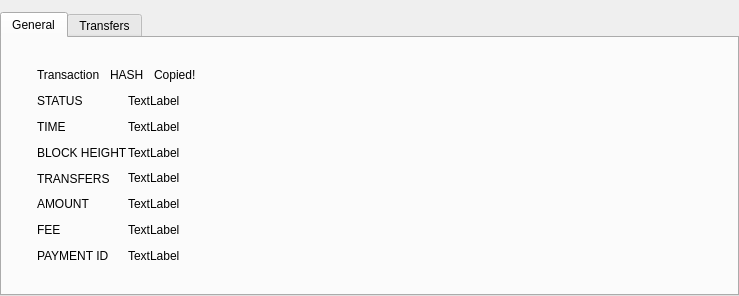
<?xml version="1.0" encoding="UTF-8"?>
<ui version="4.0">
 <class>TransactionDetailsDialog</class>
 <widget class="QDialog" name="TransactionDetailsDialog">
  <property name="geometry">
   <rect>
    <x>0</x>
    <y>0</y>
    <width>739</width>
    <height>296</height>
   </rect>
  </property>
  <property name="sizePolicy">
   <sizepolicy hsizetype="Fixed" vsizetype="Fixed">
    <horstretch>0</horstretch>
    <verstretch>0</verstretch>
   </sizepolicy>
  </property>
  <property name="minimumSize">
   <size>
    <width>0</width>
    <height>0</height>
   </size>
  </property>
  <property name="maximumSize">
   <size>
    <width>16777215</width>
    <height>16777215</height>
   </size>
  </property>
  <property name="windowTitle">
   <string>Transaction details</string>
  </property>
  <layout class="QVBoxLayout" name="verticalLayout_2">
   <property name="leftMargin">
    <number>0</number>
   </property>
   <property name="topMargin">
    <number>12</number>
   </property>
   <property name="rightMargin">
    <number>0</number>
   </property>
   <property name="bottomMargin">
    <number>0</number>
   </property>
   <item>
    <widget class="QTabWidget" name="m_transactionDetailsTabBar">
     <property name="currentIndex">
      <number>0</number>
     </property>
     <widget class="QWidget" name="m_transactionTab">
      <attribute name="title">
       <string>General</string>
      </attribute>
      <layout class="QVBoxLayout" name="verticalLayout" stretch="0,1">
       <property name="leftMargin">
        <number>35</number>
       </property>
       <property name="topMargin">
        <number>30</number>
       </property>
       <property name="rightMargin">
        <number>25</number>
       </property>
       <property name="bottomMargin">
        <number>25</number>
       </property>
       <item>
        <layout class="QHBoxLayout" name="horizontalLayout_2" stretch="0,0,1">
         <property name="spacing">
          <number>10</number>
         </property>
         <item>
          <widget class="WalletGui::WalletLargeBlackTextLabel" name="m_textLabel">
           <property name="text">
            <string>Transaction</string>
           </property>
           <property name="indent">
            <number>0</number>
           </property>
          </widget>
         </item>
         <item>
          <widget class="WalletGui::WalletLargeBlackTextLabel" name="m_hashLabel">
           <property name="cursor">
            <cursorShape>PointingHandCursor</cursorShape>
           </property>
           <property name="toolTip">
            <string>Click to copy</string>
           </property>
           <property name="text">
            <string>HASH</string>
           </property>
           <property name="indent">
            <number>0</number>
           </property>
           <property name="textInteractionFlags">
            <set>Qt::LinksAccessibleByMouse|Qt::TextSelectableByMouse</set>
           </property>
          </widget>
         </item>
         <item alignment="Qt::AlignLeft">
          <widget class="WalletGui::CopyMagicLabel" name="m_copyLabel">
           <property name="text">
            <string>Copied!</string>
           </property>
           <property name="indent">
            <number>0</number>
           </property>
          </widget>
         </item>
        </layout>
       </item>
       <item>
        <layout class="QGridLayout" name="gridLayout" columnstretch="0,1">
         <property name="leftMargin">
          <number>0</number>
         </property>
         <property name="rightMargin">
          <number>0</number>
         </property>
         <property name="spacing">
          <number>0</number>
         </property>
         <item row="0" column="0">
          <widget class="WalletGui::WalletNormalGrayTextLabel" name="m_statusTextLabel">
           <property name="text">
            <string>STATUS</string>
           </property>
           <property name="indent">
            <number>0</number>
           </property>
          </widget>
         </item>
         <item row="0" column="1">
          <widget class="WalletGui::WalletNormalBlackTextLabel" name="m_statusLabel">
           <property name="text">
            <string>TextLabel</string>
           </property>
           <property name="indent">
            <number>0</number>
           </property>
           <property name="textInteractionFlags">
            <set>Qt::LinksAccessibleByMouse|Qt::TextSelectableByMouse</set>
           </property>
          </widget>
         </item>
         <item row="1" column="0">
          <widget class="WalletGui::WalletNormalGrayTextLabel" name="m_timeTextLabel">
           <property name="text">
            <string>TIME</string>
           </property>
           <property name="indent">
            <number>0</number>
           </property>
          </widget>
         </item>
         <item row="1" column="1">
          <widget class="WalletGui::WalletNormalBlackTextLabel" name="m_timeLabel">
           <property name="text">
            <string>TextLabel</string>
           </property>
           <property name="indent">
            <number>0</number>
           </property>
           <property name="textInteractionFlags">
            <set>Qt::LinksAccessibleByMouse|Qt::TextSelectableByMouse</set>
           </property>
          </widget>
         </item>
         <item row="2" column="0">
          <widget class="WalletGui::WalletNormalGrayTextLabel" name="m_heightTextLabel">
           <property name="text">
            <string>BLOCK HEIGHT</string>
           </property>
           <property name="indent">
            <number>0</number>
           </property>
          </widget>
         </item>
         <item row="2" column="1">
          <widget class="WalletGui::WalletNormalBlackTextLabel" name="m_heightLabel">
           <property name="text">
            <string>TextLabel</string>
           </property>
           <property name="indent">
            <number>0</number>
           </property>
           <property name="textInteractionFlags">
            <set>Qt::LinksAccessibleByMouse|Qt::TextSelectableByMouse</set>
           </property>
          </widget>
         </item>
         <item row="3" column="0">
          <widget class="WalletGui::WalletNormalGrayTextLabel" name="m_toTextLabel">
           <property name="text">
            <string>TRANSFERS</string>
           </property>
           <property name="indent">
            <number>0</number>
           </property>
          </widget>
         </item>
         <item row="3" column="1">
          <widget class="WalletGui::WalletNormalBlackTextLabel" name="m_toLabel">
           <property name="text">
            <string>TextLabel</string>
           </property>
           <property name="indent">
            <number>0</number>
           </property>
           <property name="textInteractionFlags">
            <set>Qt::LinksAccessibleByMouse|Qt::TextSelectableByMouse</set>
           </property>
          </widget>
         </item>
         <item row="4" column="0">
          <widget class="WalletGui::WalletNormalGrayTextLabel" name="m_amountTextLabel">
           <property name="text">
            <string>AMOUNT</string>
           </property>
           <property name="indent">
            <number>0</number>
           </property>
          </widget>
         </item>
         <item row="4" column="1">
          <widget class="WalletGui::WalletNormalBlackTextLabel" name="m_amountLabel">
           <property name="text">
            <string>TextLabel</string>
           </property>
           <property name="indent">
            <number>0</number>
           </property>
           <property name="textInteractionFlags">
            <set>Qt::LinksAccessibleByMouse|Qt::TextSelectableByMouse</set>
           </property>
          </widget>
         </item>
         <item row="5" column="0">
          <widget class="WalletGui::WalletNormalGrayTextLabel" name="m_feeTextLabel">
           <property name="text">
            <string>FEE</string>
           </property>
           <property name="indent">
            <number>0</number>
           </property>
          </widget>
         </item>
         <item row="5" column="1">
          <widget class="WalletGui::WalletNormalBlackTextLabel" name="m_feeLabel">
           <property name="text">
            <string>TextLabel</string>
           </property>
           <property name="indent">
            <number>0</number>
           </property>
           <property name="textInteractionFlags">
            <set>Qt::LinksAccessibleByMouse|Qt::TextSelectableByMouse</set>
           </property>
          </widget>
         </item>
         <item row="6" column="0">
          <widget class="WalletGui::WalletNormalGrayTextLabel" name="m_paymentIdTextLabel">
           <property name="text">
            <string>PAYMENT ID</string>
           </property>
           <property name="indent">
            <number>0</number>
           </property>
          </widget>
         </item>
         <item row="6" column="1">
          <widget class="WalletGui::WalletNormalBlackTextLabel" name="m_paymentIdLabel">
           <property name="text">
            <string>TextLabel</string>
           </property>
           <property name="indent">
            <number>0</number>
           </property>
           <property name="textInteractionFlags">
            <set>Qt::LinksAccessibleByMouse|Qt::TextSelectableByMouse</set>
           </property>
          </widget>
         </item>
        </layout>
       </item>
      </layout>
     </widget>
     <widget class="QWidget" name="m_transfersTab">
      <attribute name="title">
       <string>Transfers</string>
      </attribute>
      <layout class="QVBoxLayout" name="verticalLayout_3">
       <property name="leftMargin">
        <number>25</number>
       </property>
       <property name="topMargin">
        <number>30</number>
       </property>
       <property name="rightMargin">
        <number>25</number>
       </property>
       <property name="bottomMargin">
        <number>25</number>
       </property>
       <item>
        <widget class="WalletGui::WalletTreeView" name="m_transfersView">
         <property name="frameShape">
          <enum>QFrame::NoFrame</enum>
         </property>
         <property name="alternatingRowColors">
          <bool>true</bool>
         </property>
         <property name="selectionMode">
          <enum>QAbstractItemView::NoSelection</enum>
         </property>
         <property name="textElideMode">
          <enum>Qt::ElideMiddle</enum>
         </property>
         <property name="verticalScrollMode">
          <enum>QAbstractItemView::ScrollPerPixel</enum>
         </property>
         <property name="rootIsDecorated">
          <bool>false</bool>
         </property>
         <property name="uniformRowHeights">
          <bool>true</bool>
         </property>
         <property name="itemsExpandable">
          <bool>false</bool>
         </property>
         <attribute name="headerStretchLastSection">
          <bool>false</bool>
         </attribute>
        </widget>
       </item>
      </layout>
     </widget>
    </widget>
   </item>
  </layout>
 </widget>
 <customwidgets>
  <customwidget>
   <class>WalletGui::WalletTreeView</class>
   <extends>QTreeView</extends>
   <header>Gui/Common/WalletTreeView.h</header>
  </customwidget>
  <customwidget>
   <class>WalletGui::CopyMagicLabel</class>
   <extends>QLabel</extends>
   <header>Gui/Common/CopyMagicLabel.h</header>
  </customwidget>
  <customwidget>
   <class>WalletGui::WalletNormalGrayTextLabel</class>
   <extends>QLabel</extends>
   <header>Gui/Common/WalletTextLabel.h</header>
  </customwidget>
  <customwidget>
   <class>WalletGui::WalletNormalBlackTextLabel</class>
   <extends>QLabel</extends>
   <header>Gui/Common/WalletTextLabel.h</header>
  </customwidget>
  <customwidget>
   <class>WalletGui::WalletLargeBlackTextLabel</class>
   <extends>QLabel</extends>
   <header>Gui/Common/WalletTextLabel.h</header>
  </customwidget>
 </customwidgets>
 <resources/>
 <connections/>
</ui>
